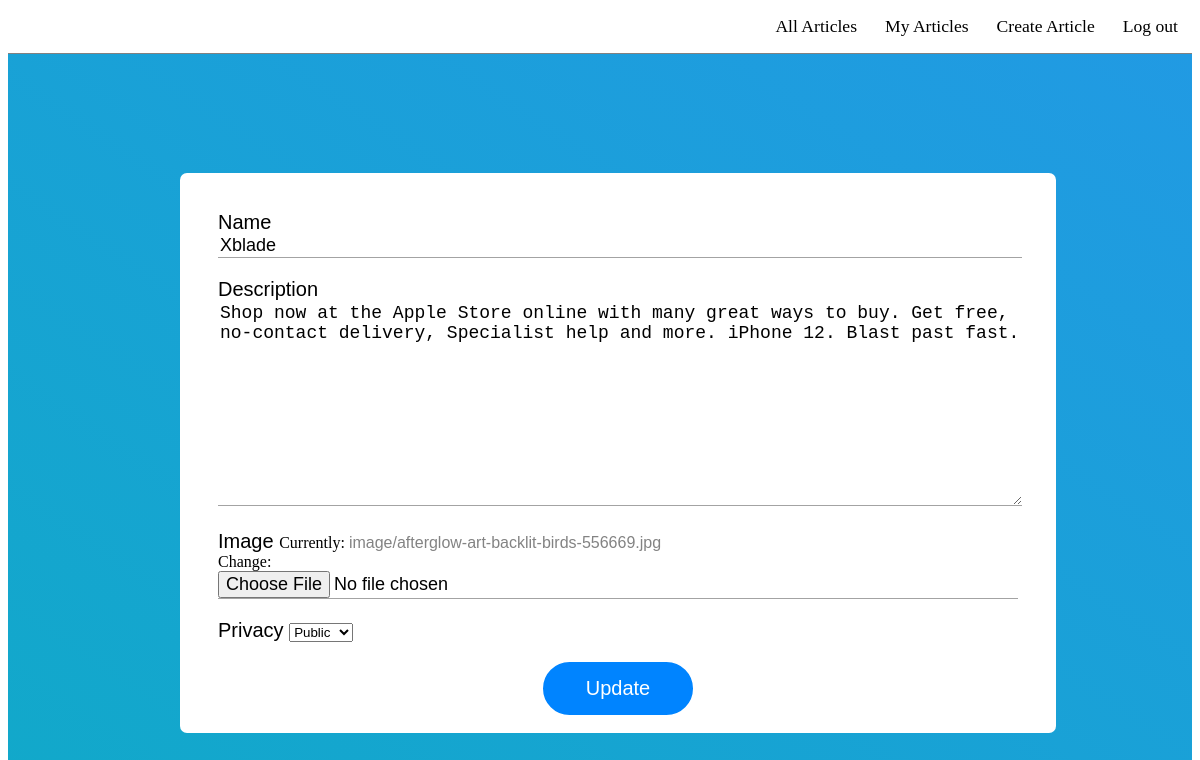
The page /update-article/24/ (signed in) on the database its author committed.
### myapp/models.py (models this page shows, shortened)
class Article(models.Model):
    user = models.ForeignKey(User, on_delete=models.CASCADE)
    name = models.CharField(max_length=100)
    description = models.TextField()
    image = models.ImageField(upload_to = 'image')
    privacy = models.TextChoices('privacy','public private')
    privacy = models.CharField(max_length =10, choices=privacy.choices)

### myapp/views.py (the view)
    def wrap(request, *args, **kwargs):
        if Article.objects.get(id = kwargs['pk']).user == request.user:
            return func(request, *args, **kwargs)
        else:
            return render(request,'myapp/not_authorized.html')

### myapp/forms.py
class ArticleForm(forms.ModelForm):
    class Meta:
        model = Article
        fields = ['name','description','image','privacy']

### myapp/views.py (called while the page is built, shortened)
def owner_only(func):
    def wrap(request, *args, **kwargs):
        if Article.objects.get(id = kwargs['pk']).user == request.user:
            return func(request, *args, **kwargs)
        else:
            return render(request,'myapp/not_authorized.html')
    return wrap

@owner_only
def update_article(request,pk):
    article = Article.objects.get(id=pk)
    form = ArticleForm(instance=article)
    return render(request, 'myapp/update_article.html', { 'form': form })

### myapp/templates/myapp/update_article.html (shortened to what this page needs)
{% extends 'myapp/base.html' %}
{% block container %}
<div class="form-container">
<div>
<form method="POST" enctype="multipart/form-data">
    {% for field in form %}
        <div class="field">
        <label class="label">
            {{ field.html_name }}
        </label>
        {{ field }}
        </div>
    {% endfor %}
    <div id="button">
    <button type="submit">Update</button>
    </div>
</form>
</div>
</div>
{% endblock container %}

### myapp/static/myapp/css/style.css (style rules this page uses)
* { transition: height 0.66s ease-in; transition: width 0.66s ease-in; }
.form-container { width: 100%; height: 97vh; background-image: linear-gradient(to right top, #11a9c9, #219ae3); }
.form-container>div { border-radius: 7px; padding: 18px; width: 70%; background: rgb(255,255,255); position: absolute; top: 54%; transform: translateY(-50%); left: 15%; }
.field { margin: 20px; }
.label { text-transform: capitalize; font: 20px Verdana, Geneva, Tahoma, sans-serif; }
.field input,textarea { border: none; border-bottom: 1px solid rgb(163, 163, 163); width: 100%; font-size: 18px; }
form #button { text-align: center; }
form #button button { border: 3px solid rgb(0, 132, 255); font-size: 20px; padding: 12px 40px; border-radius: 30px; background-color: rgb(0, 132, 255); color: white; }
.form-container a { font: 1em sans-serif; text-decoration: none; color: rgb(131, 131, 131); }

### rows shown on the page
Article: form "Xblade" "Shop now at the Apple Store online with many great ways to buy. Get free, no-contact delivery, Specialist help and more. iPhone 12. Blast past fast." "Public"

### other values the page prints
{{ field.html_name }} "Name" "Description" "Image" "Privacy"
